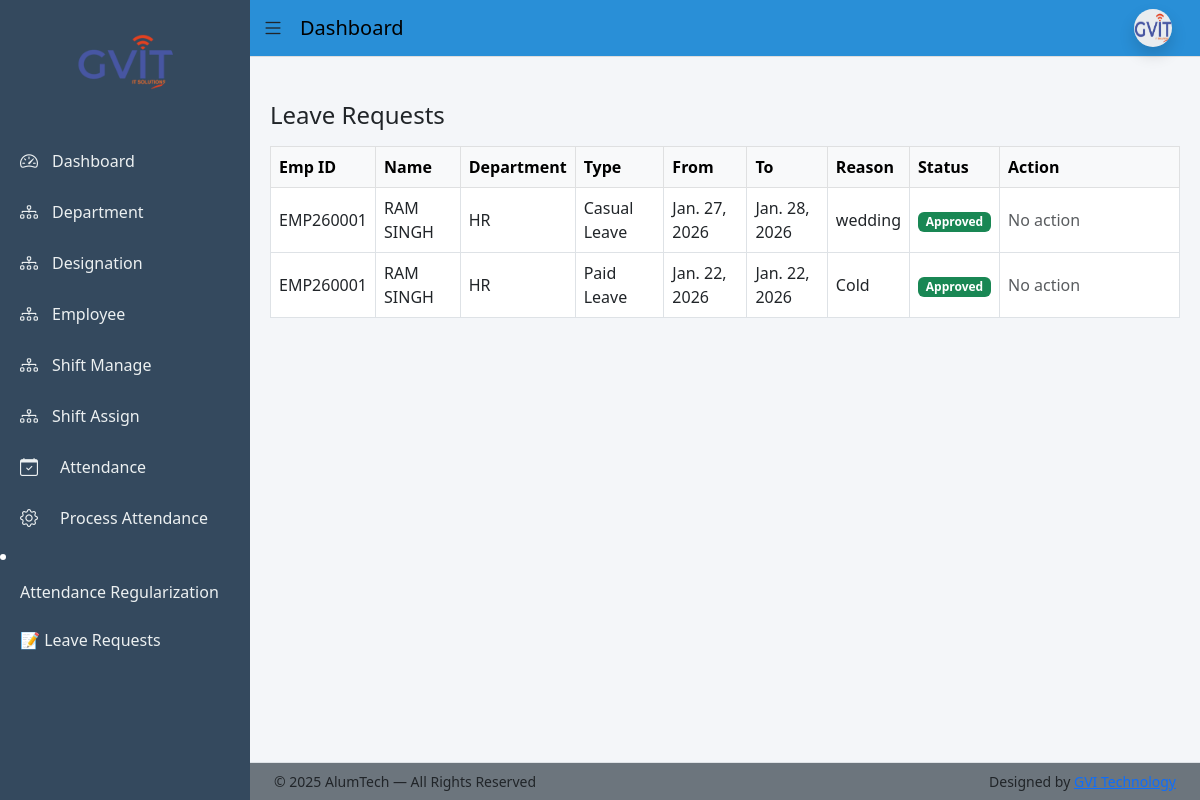
Before: /leave/manage/ (signed in) with the older database file.
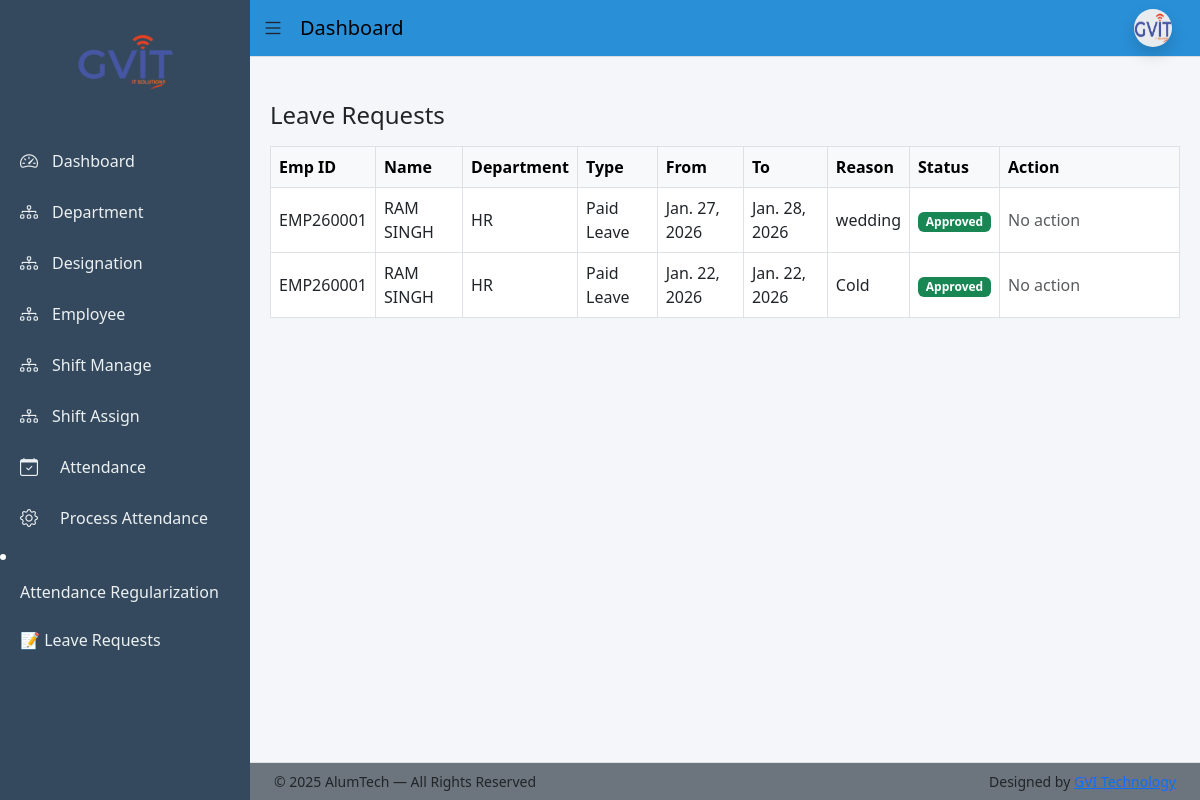
After: the same page with the newer database file.
### app/models.py (models this page shows, shortened)
class Leave(models.Model):
    LEAVE_TYPE_CHOICES = [
        ('CL', 'Casual Leave'),
        ('SL', 'Sick Leave'),
        ('PL', 'Paid Leave'),
    ]
    STATUS_CHOICES = [
        ('Pending', 'Pending'),
        ('Approved', 'Approved'),
        ('Rejected', 'Rejected'),
    ]
    employee = models.ForeignKey(Employee,on_delete=models.CASCADE,related_name='leaves')
    leave_type = models.CharField(max_length=20,choices=LEAVE_TYPE_CHOICES)
    start_date = models.DateField()
    end_date = models.DateField()
    reason = models.TextField()
    status = models.CharField(max_length=20,choices=STATUS_CHOICES,default='Pending')
    rejection_reason = models.TextField(blank=True, null=True)
    applied_at = models.DateTimeField(auto_now_add=True)
    reviewed_by = models.ForeignKey(User,on_delete=models.SET_NULL,null=True,blank=True)
    reviewed_at = models.DateTimeField(null=True, blank=True)

class Employee(models.Model):
    BLOOD_GROUP_CHOICES = [
        ('A+', 'A+'), ('A-', 'A-'),
        ('B+', 'B+'), ('B-', 'B-'),
        ('O+', 'O+'), ('O-', 'O-'),
        ('AB+', 'AB+'), ('AB-', 'AB-'),
    ]
    BACHELOR_CHOICES = [
        ('BCom', 'B.Com'),
        ('BSc', 'B.Sc'),
        ('BA', 'B.A'),
        ('BTech', 'B.Tech'),
    ]
    MASTER_CHOICES = [
        ('MCom', 'M.Com'),
        ('MSc', 'M.Sc'),
        ('MA', 'M.A'),
        ('MTech', 'M.Tech'),
    ]
    first_name = models.CharField(max_length=50)
    middle_name = models.CharField(max_length=50, blank=True)
    last_name = models.CharField(max_length=50)
    gender = models.CharField(max_length=10,choices=[('Male','Male'),('Female','Female'),('Other','Other')])
    blood_group = models.CharField(max_length=10, choices=BLOOD_GROUP_CHOICES, blank=True, null=True)
    date_of_birth = models.DateField(null=True, blank=True)
    father_name = models.CharField(max_length=100, blank=True)
    mother_name = models.CharField(max_length=100, blank=True)
    user = models.OneToOneField(User, on_delete=models.CASCADE, null=True, blank=True, related_name='employee_profile')
    email = models.EmailField(unique=True)
    contact_no = models.CharField(max_length=15)
    emergency_contact = models.CharField(max_length=15)
    address = models.TextField(blank=True, null=True)
    permanent_address = models.TextField(blank=True, null=True)
    bachelor_degree = models.CharField(max_length=10, choices=BACHELOR_CHOICES, blank=True, null=True)
    master_degree = models.CharField(max_length=10, choices=MASTER_CHOICES, blank=True, null=True)
    employee_id = models.CharField(max_length=20, unique=True)
    department = models.ForeignKey(Department, on_delete=models.PROTECT)
    designation = models.ForeignKey(Designation, on_delete=models.PROTECT)
    date_of_joining = models.DateField(blank=True, null=True)
    photo = models.ImageField(upload_to='employees/', blank=True, null=True)
    pan_no = models.CharField(max_length=10,blank=True,null=True)
    Aadhar_no = models.CharField(max_length=12,blank=True,null=True)
    Bank_name = models.CharField(max_length=50,blank=True,null=True)
    acc_no = models.CharField(max_length=15,blank=True,null=True)
    ifsc_no = models.CharField(max_length=15,blank=True,null=True)
    branch_name = models.CharField(max_length=50,blank=True,null=True)
    is_active = models.BooleanField(default=True)
    created_at = models.DateTimeField(auto_now_add=True)
    lwp_balance = models.IntegerField(default=0)
    generated_at = models.DateField(blank=True, null=True)
    created_by = models.ForeignKey(User, on_delete=models.SET_NULL, null=True, blank=True, related_name='created_employees')
    def full_name(self):
        return f"{self.first_name} {self.middle_name} {self.last_name}".strip()

class Department(models.Model):
    name = models.CharField(max_length=100, unique=True)
    description = models.TextField(blank=True)

### app/views.py (the view)
# urls.py: path('leave/manage/', views.admin_leave_list, name='admin_leave_list'),
@login_required(login_url='login')
def admin_leave_list(request):
    leaves = Leave.objects.select_related(
        'employee__department',
        'employee__designation'
    ).order_by('-applied_at')
    return render(request, 'leave/admin_leave_list.html', {
        'leaves': leaves
    })

### templates/leave/admin_leave_list.html (shortened to what this page needs)
{% extends 'base_dashboard.html' %}
{% block content %}
<h4 class="mb-3">Leave Requests</h4>
<table class="table table-bordered align-middle">
  <thead class="table-light">
    <tr>
      <th>Emp ID</th>
      <th>Name</th>
      <th>Department</th>
      <th>Type</th>
      <th>From</th>
      <th>To</th>
      <th>Reason</th>
      <th>Status</th>
      <th width="180">Action</th>
    </tr>
  </thead>
  <tbody>
    {% for leave in leaves %}
    <tr>
      <td>{{ leave.employee.employee_id }}</td>
      <td>{{ leave.employee.full_name }}</td>
      <td>{{ leave.employee.department.name }}</td>
      <td>{{ leave.get_leave_type_display }}</td>
      <td>{{ leave.start_date }}</td>
      <td>{{ leave.end_date }}</td>
      <td>{{ leave.reason|truncatechars:40 }}</td>
      <td>
        <span
          class="badge {% if leave.status == 'Approved' %}bg-success{% elif leave.status == 'Rejected' %}bg-danger{% else %}bg-warning{% endif %}"
        >
          {{ leave.status }}
        </span>
      </td>
      <td>
        {% if leave.status == 'Pending' %}
        <button
          class="btn btn-success btn-sm"
          data-bs-toggle="modal"
          data-bs-target="#approveModal{{ leave.id }}"
        >
          Approve
        </button>
        <button
          class="btn btn-danger btn-sm"
          data-bs-toggle="modal"
          data-bs-target="#rejectModal{{ leave.id }}"
        >
          Reject
        </button>
        {% else %}
        <span class="text-muted">No action</span>
        {% endif %}
      </td>
    </tr>
    {% empty %}
    <tr>
      <td colspan="9" class="text-center text-muted">
        No leave requests found
      </td>
    </tr>
    {% endfor %}
  </tbody>
</table>
{% endblock %}

Changed rows visible on the page:
changed Leave "Jan. 27, 2026": leave_type "Casual Leave" → "Paid Leave"
